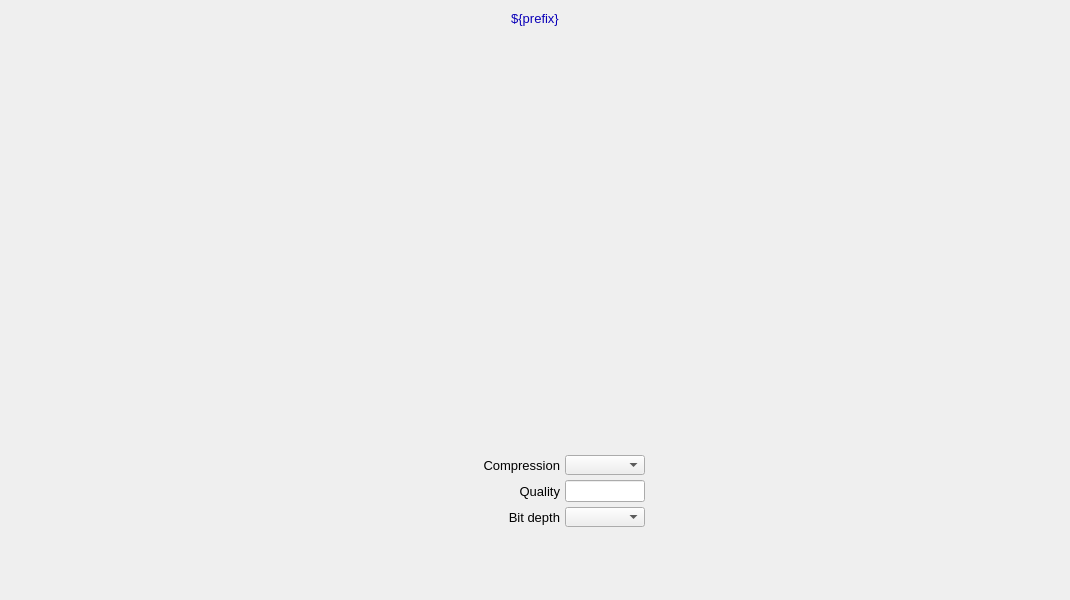
<?xml version="1.0" ?>
<ui version="4.0">
  <class>Dialog</class>
  <widget class="QWidget" name="screen">
    <property name="geometry">
      <rect>
        <x>167</x>
        <y>286</y>
        <width>1070</width>
        <height>600</height>
      </rect>
    </property>
    <property name="styleSheet">
      <string notr="true">QWidget#screen {
  color: rgb(0, 0, 0);
  background-color: rgb(187, 187, 187);
  }</string>
    </property>
    <property name="windowTitle">
      <string>NDFileMagick</string>
    </property>
    <widget class="PyDMDrawingRectangle" name="rectangle">
      <property name="geometry">
        <rect>
          <x>0</x>
          <y>5</y>
          <width>1070</width>
          <height>26</height>
        </rect>
      </property>
      <property name="brush" stdset="0">
        <brush brushstyle="SolidPattern">
          <color alpha="255">
            <red>218</red>
            <green>218</green>
            <blue>218</blue>
          </color>
        </brush>
      </property>
      <property name="penStyle" stdset="0">
        <enum>Qt::SolidLine</enum>
      </property>
      <property name="penColor" stdset="0">
        <color>
          <red>218</red>
          <green>218</green>
          <blue>218</blue>
        </color>
      </property>
      <property name="penWidth" stdset="0">
        <double>0</double>
      </property>
      <property name="penCapStyle" stdset="0">
        <enum>Qt::FlatCap</enum>
      </property>
      <property name="toolTip">
        <string>rectangle</string>
      </property>
    </widget>
    <widget class="QLabel" name="text">
      <property name="geometry">
        <rect>
          <x>0</x>
          <y>6</y>
          <width>1070</width>
          <height>25</height>
        </rect>
      </property>
      <property name="text">
        <string>${prefix}</string>
      </property>
      <property name="font" stdset="0">
        <font>
          <pointsize>10</pointsize>
        </font>
      </property>
      <property name="brush" stdset="0">
        <brush brushstyle="SolidPattern">
          <color alpha="255">
            <red>10</red>
            <green>0</green>
            <blue>184</blue>
          </color>
        </brush>
      </property>
      <property name="toolTip">
        <string>text</string>
      </property>
      <property name="alignment">
        <set>Qt::AlignCenter</set>
      </property>
      <property name="styleSheet">
        <string notr="true">QLabel#text {
  color: rgb(10, 0, 184);
  }</string>
      </property>
    </widget>
    <widget class="PyDMEmbeddedDisplay" name="composite">
      <property name="geometry">
        <rect>
          <x>5</x>
          <y>40</y>
          <width>380</width>
          <height>555</height>
        </rect>
      </property>
      <property name="toolTip">
        <string>composite</string>
      </property>
      <property name="filename" stdset="0">
        <string>PluginBase_V39.ui</string>
      </property>
    </widget>
    <widget class="PyDMEnumComboBox" name="menu">
      <property name="geometry">
        <rect>
          <x>565</x>
          <y>507</y>
          <width>80</width>
          <height>20</height>
        </rect>
      </property>
      <property name="toolTip">
        <string>${prefix}BitDepth</string>
      </property>
      <property name="channel" stdset="0">
        <string>ca://${prefix}BitDepth</string>
      </property>
      <property name="font" stdset="0">
        <font>
          <pointsize>10</pointsize>
        </font>
      </property>
      <property name="styleSheet">
        <string notr="true">PyDMEnumComboBox#menu {
  color: rgb(0, 0, 0);
  background-color: rgb(115, 223, 255);
  }</string>
      </property>
    </widget>
    <widget class="PyDMEnumComboBox" name="menu_1">
      <property name="geometry">
        <rect>
          <x>565</x>
          <y>455</y>
          <width>80</width>
          <height>20</height>
        </rect>
      </property>
      <property name="toolTip">
        <string>${prefix}CompressType</string>
      </property>
      <property name="channel" stdset="0">
        <string>ca://${prefix}CompressType</string>
      </property>
      <property name="font" stdset="0">
        <font>
          <pointsize>10</pointsize>
        </font>
      </property>
      <property name="styleSheet">
        <string notr="true">PyDMEnumComboBox#menu_1 {
  color: rgb(0, 0, 0);
  background-color: rgb(115, 223, 255);
  }</string>
      </property>
    </widget>
    <widget class="PyDMLineEdit" name="text_entry">
      <property name="geometry">
        <rect>
          <x>565</x>
          <y>480</y>
          <width>80</width>
          <height>22</height>
        </rect>
      </property>
      <property name="channel" stdset="0">
        <string>ca://${prefix}Quality</string>
      </property>
      <property name="toolTip">
        <string>${prefix}Quality</string>
      </property>
      <property name="font" stdset="0">
        <font>
          <pointsize>10</pointsize>
        </font>
      </property>
      <property name="styleSheet">
        <string notr="true">PyDMLineEdit#text_entry {
  color: rgb(0, 0, 0);
  background-color: rgb(115, 223, 255);
  border: 1px solid black;
  margin: 0px;
  padding: 0px;
  spacing: 0px;
  }</string>
      </property>
    </widget>
    <widget class="PyDMLabel" name="text_update">
      <property name="geometry">
        <rect>
          <x>650</x>
          <y>508</y>
          <width>80</width>
          <height>18</height>
        </rect>
      </property>
      <property name="toolTip">
        <string>PV: ${prefix}BitDepth_RBV</string>
      </property>
      <property name="channel" stdset="0">
        <string>ca://${prefix}BitDepth_RBV</string>
      </property>
      <property name="displayFormat" stdset="0">
        <enum>PyDMLabel::String</enum>
      </property>
      <property name="font" stdset="0">
        <font>
          <pointsize>10</pointsize>
        </font>
      </property>
      <property name="alignment">
        <set>Qt::AlignLeading|Qt::AlignLeft|Qt::AlignVCenter</set>
      </property>
      <property name="textInteractionFlags">
        <set>Qt::TextSelectableByKeyboard|Qt::TextSelectableByMouse</set>
      </property>
      <property name="styleSheet">
        <string notr="true">PyDMLabel#text_update {
  color: rgb(10, 0, 184);
  background-color: rgb(187, 187, 187);
  }</string>
      </property>
    </widget>
    <widget class="PyDMLabel" name="text_update_1">
      <property name="geometry">
        <rect>
          <x>650</x>
          <y>456</y>
          <width>80</width>
          <height>18</height>
        </rect>
      </property>
      <property name="toolTip">
        <string>PV: ${prefix}CompressType_RBV</string>
      </property>
      <property name="channel" stdset="0">
        <string>ca://${prefix}CompressType_RBV</string>
      </property>
      <property name="displayFormat" stdset="0">
        <enum>PyDMLabel::String</enum>
      </property>
      <property name="font" stdset="0">
        <font>
          <pointsize>10</pointsize>
        </font>
      </property>
      <property name="alignment">
        <set>Qt::AlignLeading|Qt::AlignLeft|Qt::AlignVCenter</set>
      </property>
      <property name="textInteractionFlags">
        <set>Qt::TextSelectableByKeyboard|Qt::TextSelectableByMouse</set>
      </property>
      <property name="styleSheet">
        <string notr="true">PyDMLabel#text_update_1 {
  color: rgb(10, 0, 184);
  background-color: rgb(187, 187, 187);
  }</string>
      </property>
    </widget>
    <widget class="PyDMLabel" name="text_update_2">
      <property name="geometry">
        <rect>
          <x>650</x>
          <y>482</y>
          <width>80</width>
          <height>18</height>
        </rect>
      </property>
      <property name="toolTip">
        <string>PV: ${prefix}Quality_RBV</string>
      </property>
      <property name="channel" stdset="0">
        <string>ca://${prefix}Quality_RBV</string>
      </property>
      <property name="font" stdset="0">
        <font>
          <pointsize>10</pointsize>
        </font>
      </property>
      <property name="alignment">
        <set>Qt::AlignLeading|Qt::AlignLeft|Qt::AlignVCenter</set>
      </property>
      <property name="textInteractionFlags">
        <set>Qt::TextSelectableByKeyboard|Qt::TextSelectableByMouse</set>
      </property>
      <property name="styleSheet">
        <string notr="true">PyDMLabel#text_update_2 {
  color: rgb(10, 0, 184);
  background-color: rgb(187, 187, 187);
  }</string>
      </property>
    </widget>
    <widget class="QLabel" name="text_1">
      <property name="geometry">
        <rect>
          <x>470</x>
          <y>507</y>
          <width>90</width>
          <height>20</height>
        </rect>
      </property>
      <property name="text">
        <string>Bit depth</string>
      </property>
      <property name="font" stdset="0">
        <font>
          <pointsize>10</pointsize>
        </font>
      </property>
      <property name="brush" stdset="0">
        <brush brushstyle="SolidPattern">
          <color alpha="255">
            <red>0</red>
            <green>0</green>
            <blue>0</blue>
          </color>
        </brush>
      </property>
      <property name="toolTip">
        <string>text_1</string>
      </property>
      <property name="alignment">
        <set>Qt::AlignRight|Qt::AlignTrailing|Qt::AlignVCenter</set>
      </property>
      <property name="styleSheet">
        <string notr="true">QLabel#text_1 {
  color: rgb(0, 0, 0);
  }</string>
      </property>
    </widget>
    <widget class="QLabel" name="text_2">
      <property name="geometry">
        <rect>
          <x>450</x>
          <y>455</y>
          <width>110</width>
          <height>20</height>
        </rect>
      </property>
      <property name="text">
        <string>Compression</string>
      </property>
      <property name="font" stdset="0">
        <font>
          <pointsize>10</pointsize>
        </font>
      </property>
      <property name="brush" stdset="0">
        <brush brushstyle="SolidPattern">
          <color alpha="255">
            <red>0</red>
            <green>0</green>
            <blue>0</blue>
          </color>
        </brush>
      </property>
      <property name="toolTip">
        <string>text_2</string>
      </property>
      <property name="alignment">
        <set>Qt::AlignRight|Qt::AlignTrailing|Qt::AlignVCenter</set>
      </property>
      <property name="styleSheet">
        <string notr="true">QLabel#text_2 {
  color: rgb(0, 0, 0);
  }</string>
      </property>
    </widget>
    <widget class="QLabel" name="text_3">
      <property name="geometry">
        <rect>
          <x>490</x>
          <y>481</y>
          <width>70</width>
          <height>20</height>
        </rect>
      </property>
      <property name="text">
        <string>Quality</string>
      </property>
      <property name="font" stdset="0">
        <font>
          <pointsize>10</pointsize>
        </font>
      </property>
      <property name="brush" stdset="0">
        <brush brushstyle="SolidPattern">
          <color alpha="255">
            <red>0</red>
            <green>0</green>
            <blue>0</blue>
          </color>
        </brush>
      </property>
      <property name="toolTip">
        <string>text_3</string>
      </property>
      <property name="alignment">
        <set>Qt::AlignRight|Qt::AlignTrailing|Qt::AlignVCenter</set>
      </property>
      <property name="styleSheet">
        <string notr="true">QLabel#text_3 {
  color: rgb(0, 0, 0);
  }</string>
      </property>
    </widget>
    <widget class="PyDMEmbeddedDisplay" name="composite_1">
      <property name="geometry">
        <rect>
          <x>390</x>
          <y>40</y>
          <width>675</width>
          <height>405</height>
        </rect>
      </property>
      <property name="toolTip">
        <string>composite_1</string>
      </property>
      <property name="filename" stdset="0">
        <string>FileBase_V39.ui</string>
      </property>
    </widget>
  </widget>
  <customwidgets>
    <customwidget>
      <class>PyDMDrawingRectangle</class>
      <extends>QWidget</extends>
      <header>pydm.widgets.drawing</header>
    </customwidget>
    <customwidget>
      <class>PyDMLabel</class>
      <extends>QLabel</extends>
      <header>pydm.widgets.label</header>
    </customwidget>
    <customwidget>
      <class>PyDMEmbeddedDisplay</class>
      <extends>QFrame</extends>
      <header>pydm.widgets.embedded_display</header>
    </customwidget>
    <customwidget>
      <class>PyDMEnumComboBox</class>
      <extends>QComboBox</extends>
      <header>pydm.widgets.enum_combo_box</header>
    </customwidget>
    <customwidget>
      <class>PyDMLineEdit</class>
      <extends>QLineEdit</extends>
      <header>pydm.widgets.line_edit</header>
    </customwidget>
  </customwidgets>
</ui>
